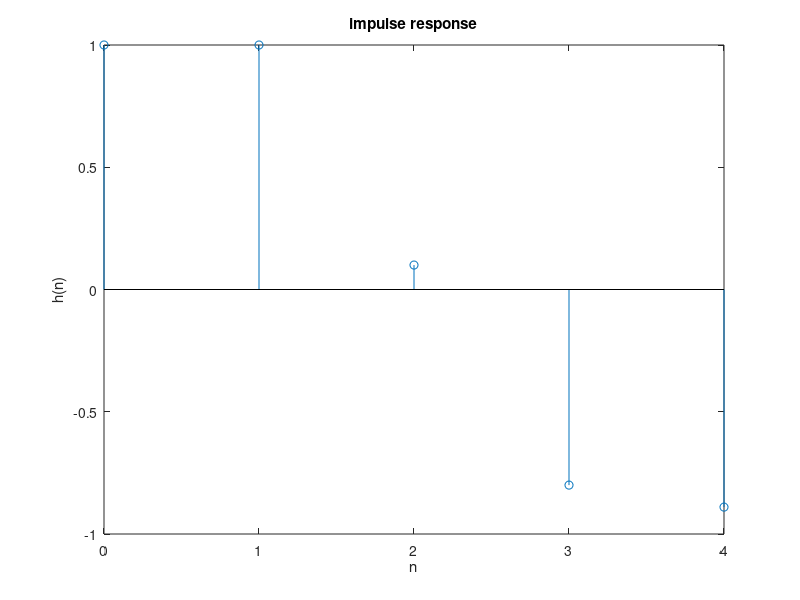

Reproduce this figure in MATLAB.
clc;
close all;
N=input('Lenght of impulse response required=');
b=[1]; %x[n] coefficient
a=[1,-1,0.9]; %y[n] coefficients
h=impz(b,a,N);%impulse response

%Plot the impulse response sequence
n=0:N-1; %time vector for plotting
stem(n,h);
title('impulse response');
xlabel('n');
ylabel('h(n)');